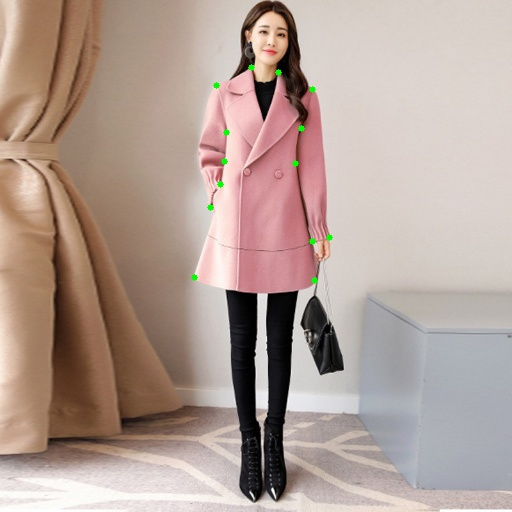
#> input picture img/0b859e16e745aceead46605218202c5f.jpg, 512 x 512 px
$ python -i image.py   (imports and definitions only)   (older library calls are emulated)
#> lines starting #> are read from the running program, lines starting #| are printed output that depends on the picture
#> further down, picture is the input picture: shape (512, 512, 3); mean B, G, R 150.2, 159.1, 178.4
#encoding:utf-8
import cv2
import matplotlib.pyplot as plt
import numpy as np
import random
from scipy import ndimage

# [205 lines left out: functions flip, flip_util, rot, gauss2D, getGauss2D, not called in this run]

def random_color_distortion(img):
    img = RandomBrightness(img)
    img = RandomHue(img)
    img = RandomSaturation(img)
    return img

# [6 lines left out: function random_bright, not called in this run]

def RandomBrightness(bgr):
    if random.random() < 0.5:
        hsv = BGR2HSV(bgr)
        # h,s,v = cv2.split(hsv)
        h,s,v = hsv[:,:,0], hsv[:,:,1], hsv[:,:,2]
        adjust = random.choice([0.5,1.5])
        v = v*adjust
        v = np.clip(v, 0, 255).astype(hsv.dtype)
        hsv = cv2.merge((h,s,v))
        bgr = HSV2BGR(hsv)
    return bgr
def RandomSaturation(bgr):
    if random.random() < 0.5:
        hsv = BGR2HSV(bgr)
#> in BGR2HSV, `return cv2.cvtColor(img,cv2.COLOR_BGR2HSV)`: returned value: shape (512, 512, 3); mean H, S, V 36.4, 50.1, 179.7
        # h,s,v = cv2.split(hsv)
        h,s,v = hsv[:,:,0], hsv[:,:,1], hsv[:,:,2]
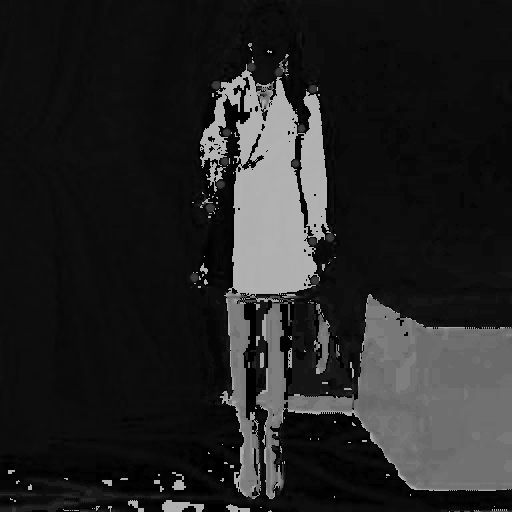
#> h: shape (512, 512); min 0, max 179, mean 36.4
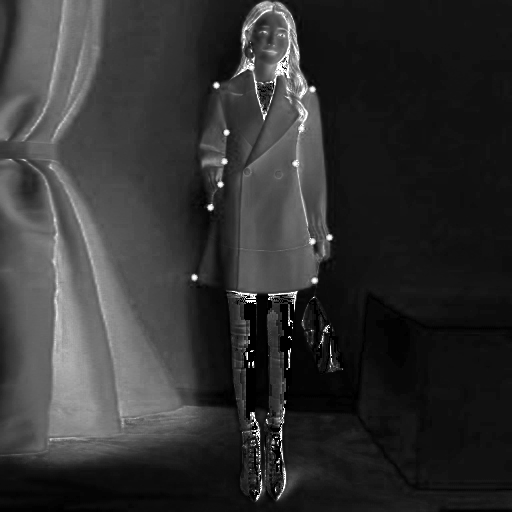
#> s: shape (512, 512); min 0, max 255, mean 50.1
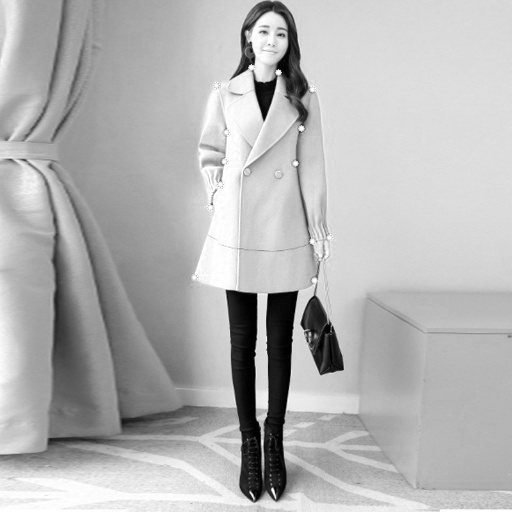
#> v: shape (512, 512); min 0, max 255, mean 179.7
        adjust = random.choice([0.5,1.5])
        s = s*adjust
        s = np.clip(s, 0, 255).astype(hsv.dtype)
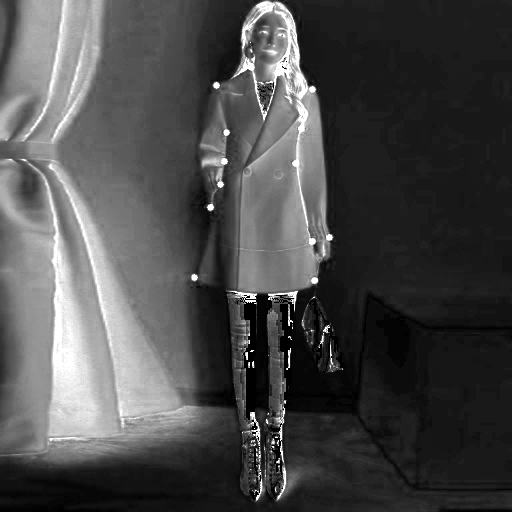
#> s: shape (512, 512); min 0, max 255, mean 74.2
        hsv = cv2.merge((h,s,v))
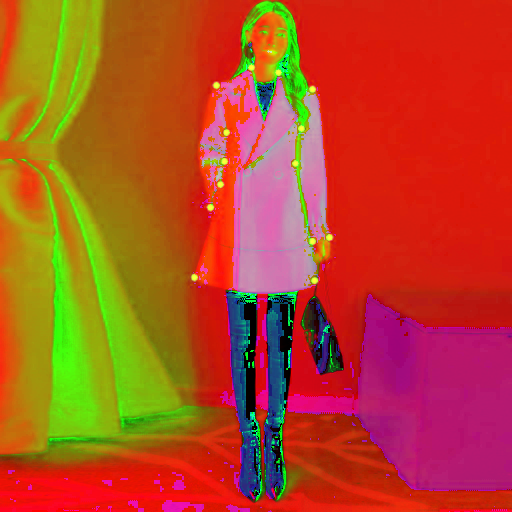
#> hsv: shape (512, 512, 3); mean of channels 0, 1, 2 36.4, 74.2, 179.7; drawn as B, G, R
        bgr = HSV2BGR(hsv)
    return bgr
def RandomHue(bgr):
    if random.random() < 0.5:
        hsv = BGR2HSV(bgr)
        # h,s,v = cv2.split(hsv)
        h,s,v = hsv[:,:,0], hsv[:,:,1], hsv[:,:,2]
        adjust = random.choice([0.5,1.5])
        h = h*adjust
        h = np.clip(h, 0, 255).astype(hsv.dtype)
        hsv = cv2.merge((h,s,v))
        bgr = HSV2BGR(hsv)
    return bgr
def BGR2HSV(img):
    return cv2.cvtColor(img,cv2.COLOR_BGR2HSV)
def HSV2BGR(img):
    return cv2.cvtColor(img,cv2.COLOR_HSV2BGR)
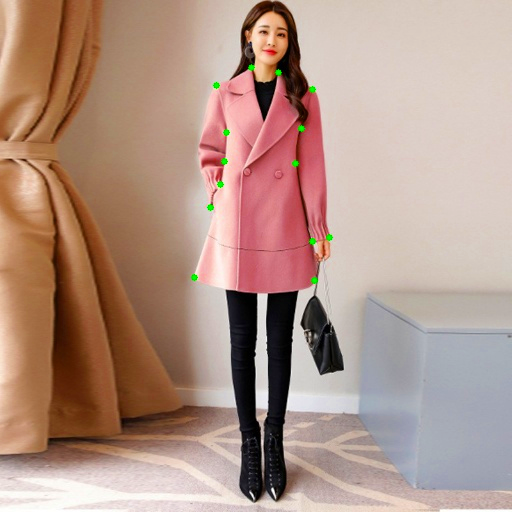
#> returned value: shape (512, 512, 3); mean B, G, R 135.4, 148.4, 177.8

>>> import cv2
>>> picture = cv2.imread('../img/0b859e16e745aceead46605218202c5f.jpg')
>>> result = random_color_distortion(picture)

$ run again, on img/1ce3429abf1a2c373969f3ff0df71663.jpg
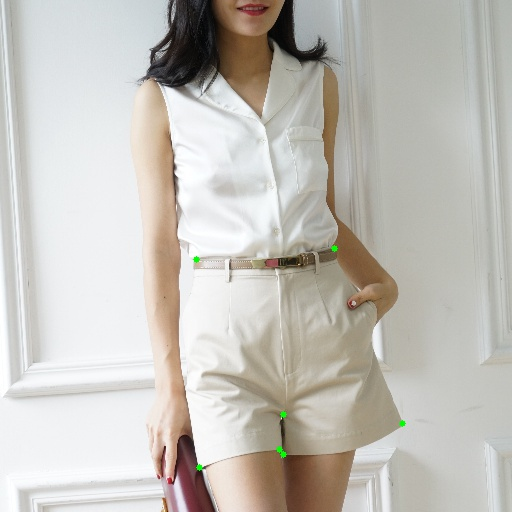
#> input picture img/1ce3429abf1a2c373969f3ff0df71663.jpg, 512 x 512 px
#> picture is the input picture: shape (512, 512, 3); mean B, G, R 185.8, 192.2, 195.4
#> in RandomSaturation, `hsv = cv2.merge((h,s,v))`:
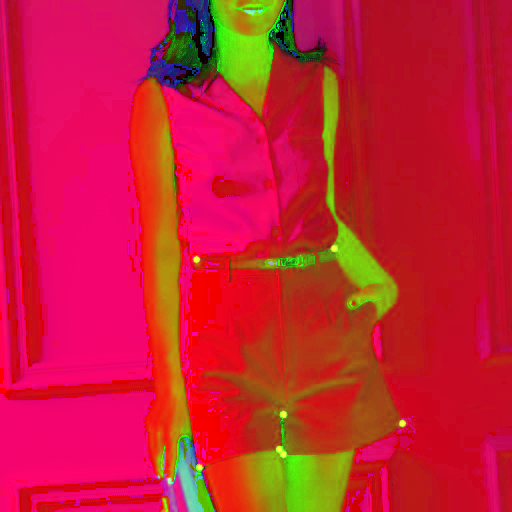
#> hsv: shape (512, 512, 3); mean of channels 0, 1, 2 53.6, 31.8, 197.5; drawn as B, G, R
#> in HSV2BGR, `return cv2.cvtColor(img,cv2.COLOR_HSV2BGR)`:
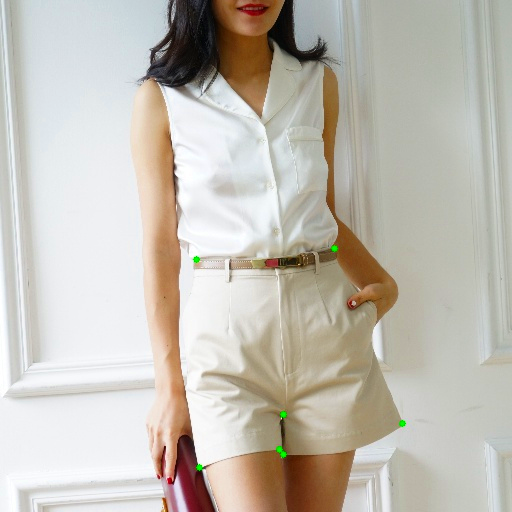
#> returned value: shape (512, 512, 3); mean B, G, R 179.9, 189.4, 194.4

$ run again, on img/785a5b843e6349c4ceceb34de68e71c0.jpg
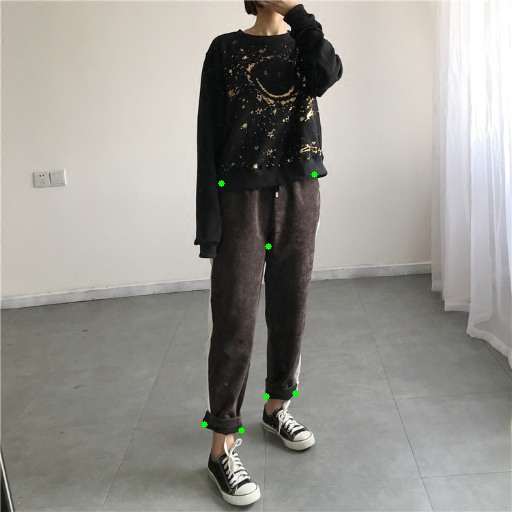
#> input picture img/785a5b843e6349c4ceceb34de68e71c0.jpg, 512 x 512 px
#> picture is the input picture: shape (512, 512, 3); mean B, G, R 144.4, 149.6, 151.6
#> in RandomSaturation, `s = np.clip(s, 0, 255).astype(hsv.dtype)`:
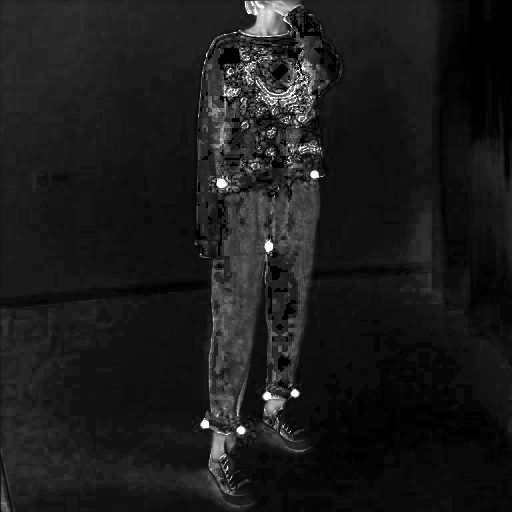
#> s: shape (512, 512); min 0, max 255, mean 27.2
#> in RandomSaturation, `hsv = cv2.merge((h,s,v))`:
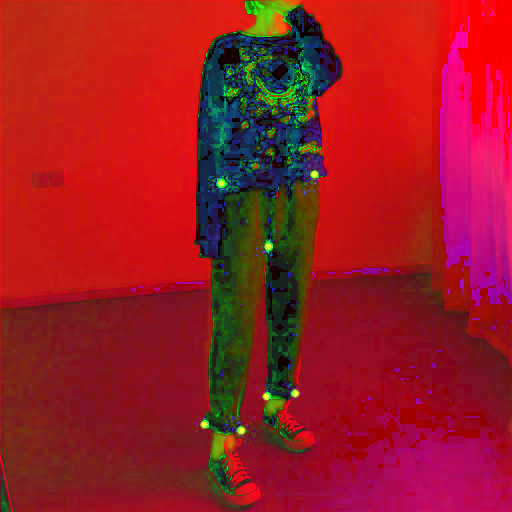
#> hsv: shape (512, 512, 3); mean of channels 0, 1, 2 35.3, 27.2, 152.6; drawn as B, G, R
